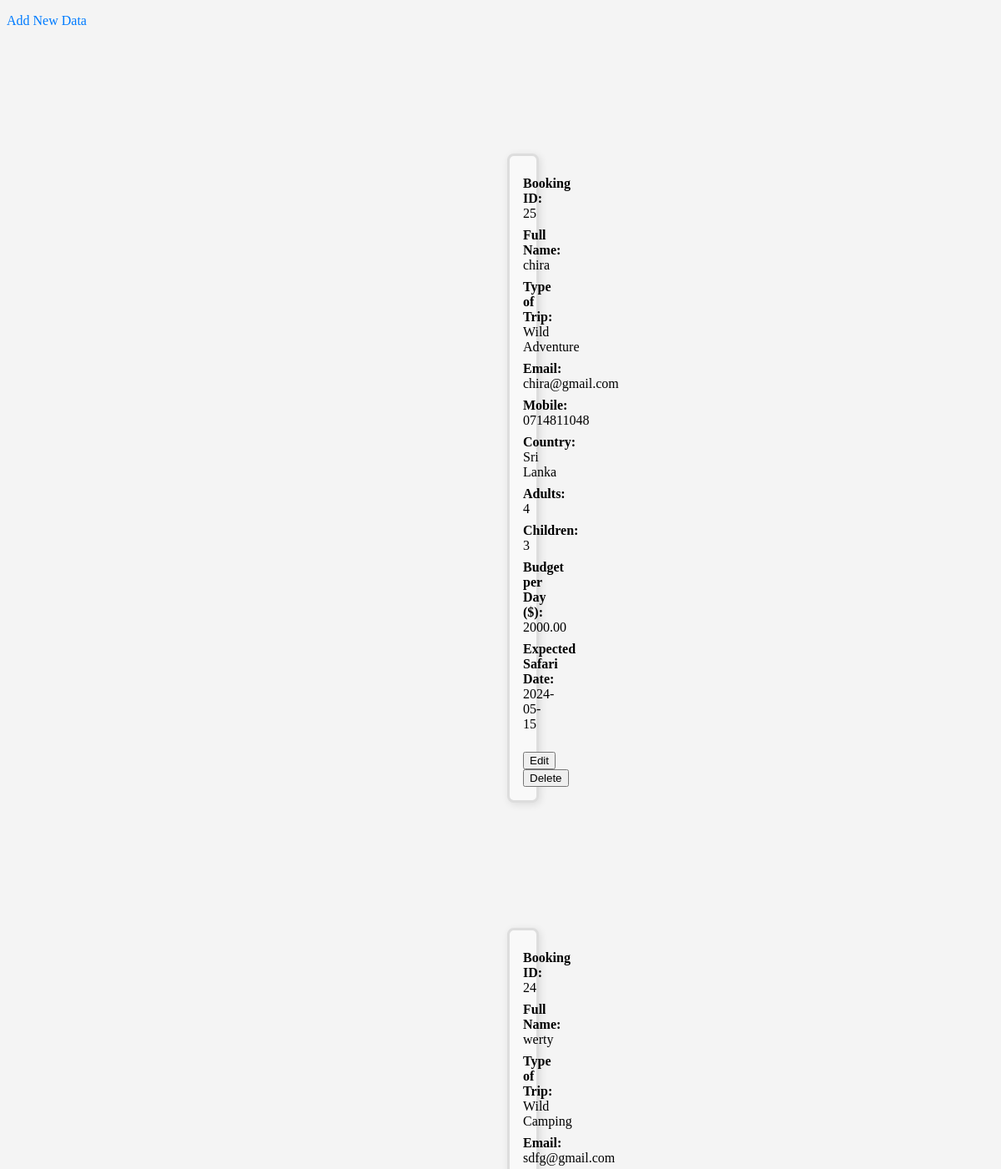
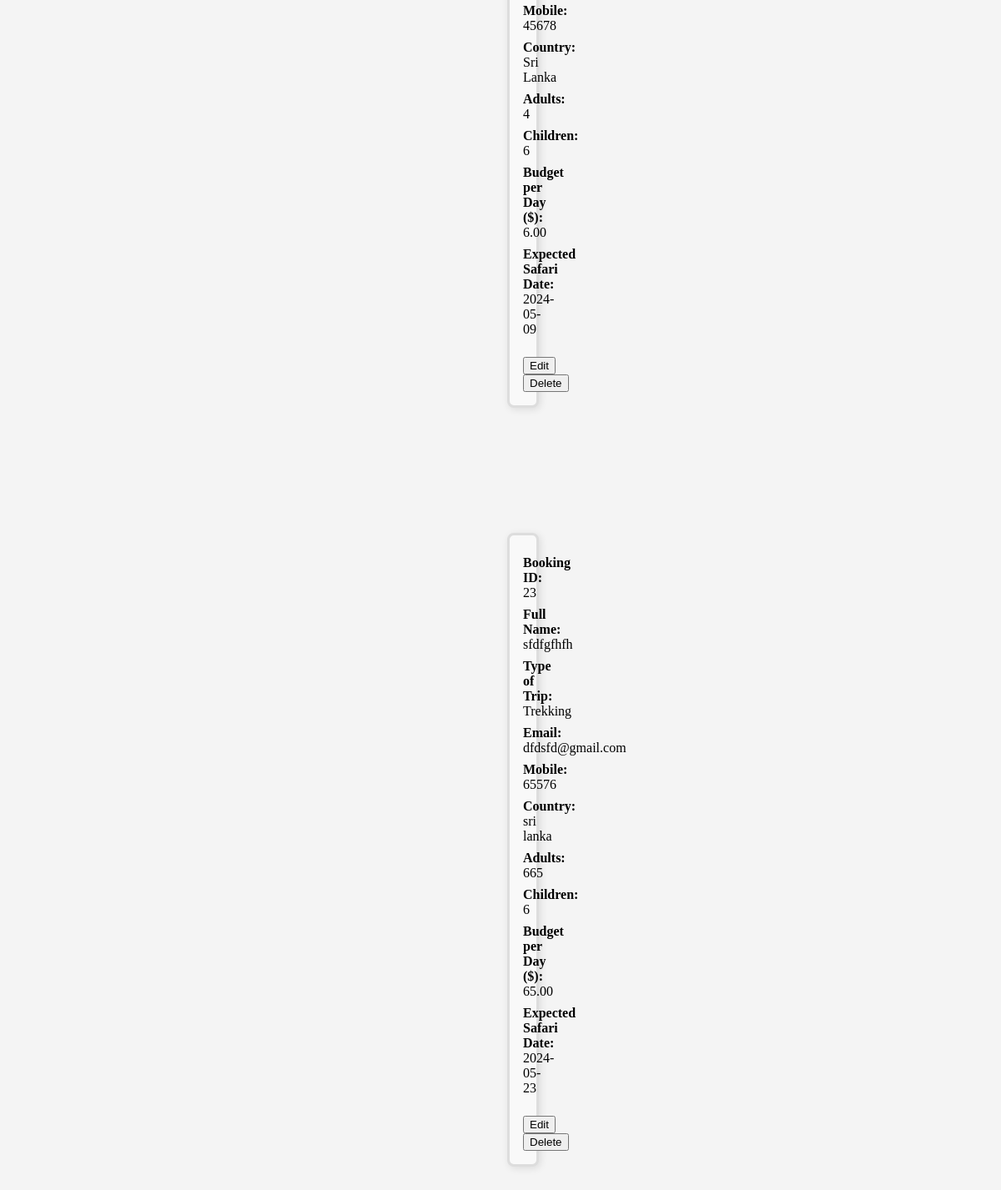
/reservations/index.php, run on the app's committed database (2 pictures, top to bottom).
### tables this page shows
CREATE TABLE `bookings` (
  `booking_id` int(11) NOT NULL,
  `full_name` varchar(255) NOT NULL,
  `trip_type` varchar(100) NOT NULL,
  `email` varchar(255) NOT NULL,
  `mobile` varchar(20) NOT NULL,
  `country` varchar(100) NOT NULL,
  `adults` int(11) NOT NULL,
  `children` int(11) DEFAULT NULL,
  `budget_per_day` decimal(10,2) NOT NULL,
  `safari_date` date NOT NULL,
  `created_at` timestamp NOT NULL DEFAULT current_timestamp(),
  `updated_at` timestamp NOT NULL DEFAULT current_timestamp() ON UPDATE current_timestamp()
);

### reservations/index.php (the view, shortened to what this page needs)
<?php
require_once("dbConnection.php");
$result = mysqli_query($mysqli, "SELECT * FROM bookings ORDER BY booking_id DESC");
?>
<!DOCTYPE html>
<html lang="en">
<head>
    <link rel="stylesheet" type="text/css" href="styles.css">
</head>
<body class="body">
    <p>
        <a href="add.php">Add New Data</a>
    </p>
    <div>
        <?php
        while ($res = mysqli_fetch_assoc($result)) {
            echo '<div class="card">';
            echo '<p><strong>Booking ID:</strong> ' . $res['booking_id'] . '</p>';
            echo '<p><strong>Full Name:</strong> ' . $res['full_name'] . '</p>';
            echo '<p><strong>Type of Trip:</strong> ' . $res['trip_type'] . '</p>';
            echo '<p><strong>Email:</strong> ' . $res['email'] . '</p>';
            echo '<p><strong>Mobile:</strong> ' . $res['mobile'] . '</p>';
            echo '<p><strong>Country:</strong> ' . $res['country'] . '</p>';
            echo '<p><strong>Adults:</strong> ' . $res['adults'] . '</p>';
            echo '<p><strong>Children:</strong> ' . $res['children'] . '</p>';
            echo '<p><strong>Budget per Day ($):</strong> ' . $res['budget_per_day'] . '</p>';
            echo '<p><strong>Expected Safari Date:</strong> ' . $res['safari_date'] . '</p>';
            echo '<div class="butn">';
            echo '<div class="card-actions">';
            echo '<a href="edit.php?id=' . $res['booking_id'] . '">';
            echo '<button>Edit</button></a>';
            echo '<a href="delete.php?id=' . $res['booking_id'] . '" onClick="return confirm(\'Are you sure you want to delete?\')">';
            echo '<button >Delete</button></a>';
            echo '</div>';
            echo '</div>';
            echo '</div>';
        }
        ?>
    </div>
</body>
</html>

### reservations/styles.css (style rules this page uses)
.body { background-color: #f4f4f4; }
.card { border: 3px solid #ddd; border-radius: 8px; padding: 16px; margin: 150px; background-color: #f9f9f9; box-shadow: 2px 2px 10px rgba(0, 0, 0, 0.1); margin-left: 600px; margin-right: 600px; }
.card p { margin: 8px 0; }
.card-actions { margin-top: 16px; }
.butn { display: flex; justify-content: space-around; flex-wrap: wrap; text-align: left; margin-top: 10px; }
a { text-decoration: none; color: #007bff; }

### data on the page
bookings: booking_id "25", full_name "chira", trip_type "Wild Adventure", email "chira@gmail.com", mobile "0714811048", country "Sri Lanka", adults "4", children "3", budget_per_day "2000.00", safari_date "2024-05-15"
bookings: booking_id "24", full_name "werty", trip_type "Wild Camping", email "sdfg@gmail.com", mobile "45678", country "Sri Lanka", adults "4", children "6", budget_per_day "6.00", safari_date "2024-05-09"
bookings: booking_id "23", full_name "sfdfgfhfh", trip_type "Trekking", email "dfdsfd@gmail.com", mobile "65576", country "sri lanka", adults "665", children "6", budget_per_day "65.00", safari_date "2024-05-23"
